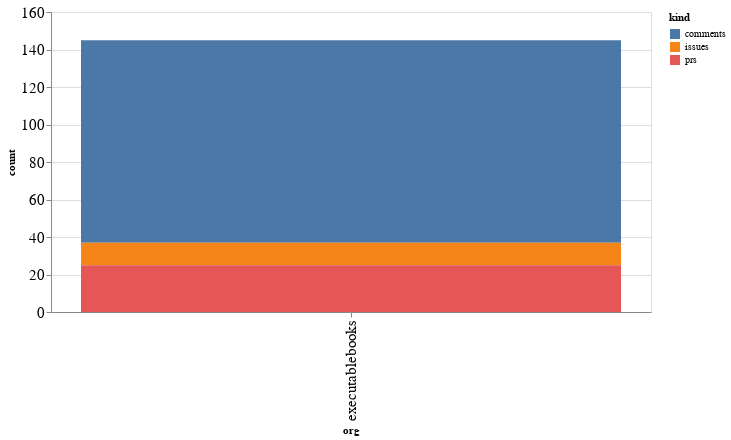

Write notebook code for a chart like this one.
### Code cell
alt.Chart(org_summaries, width=600).mark_bar().encode(
    x='org',
    y='count',
    color='kind',
    tooltip="org"
)

### Figure 1 — Vega-Lite specification as saved in the notebook (floating-point values rounded to 4 significant figures)
{"config": {"axisLeft": {"labelFontSize": 15}, "axisBottom": {"labelFontSize": 15}}, "data": {"name": "data-db2389522ebad1f43e484bd7d5067ab9"}, "mark": "bar", "encoding": {"color": {"type": "nominal", "field": "kind"}, "tooltip": {"type": "nominal", "field": "org"}, "x": {"type": "nominal", "field": "org"}, "y": {"type": "quantitative", "field": "count"}}, "width": 600, "$schema": "https://vega.github.io/schema/vega-lite/v4.8.1.json", "datasets": {"data-db2389522ebad1f43e484bd7d5067ab9": [{"org": "executablebooks", "kind": "comments", "count": 108}, {"org": "executablebooks", "kind": "issues", "count": 12}, {"org": "executablebooks", "kind": "prs", "count": 25}]}}
